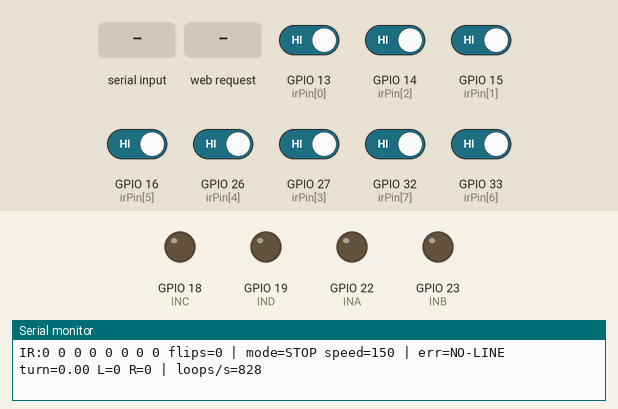
Simulated run of this sketch. Board: ESP32. Parts: output pins drawn as LEDs (lit = HIGH), the last lines printed to the serial monitor. The test bench sets the inputs (shaded band); at power-on: GPIO 13 (irPin[0]), GPIO 14 (irPin[2]), GPIO 15 (irPin[1]), GPIO 16 (irPin[5]), GPIO 26 (irPin[4]), GPIO 27 (irPin[3]), GPIO 32 (irPin[7]), GPIO 33 (irPin[6]) HIGH.

Above: at 1.5 s.
1.6 s: "g90\n" received over Serial
At 2.7 s:
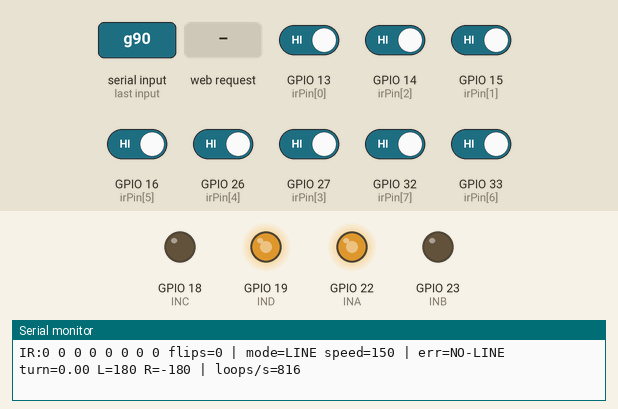
3.4 s: GPIO 13 (irPin[0]) driven LOW
At 4.6 s:
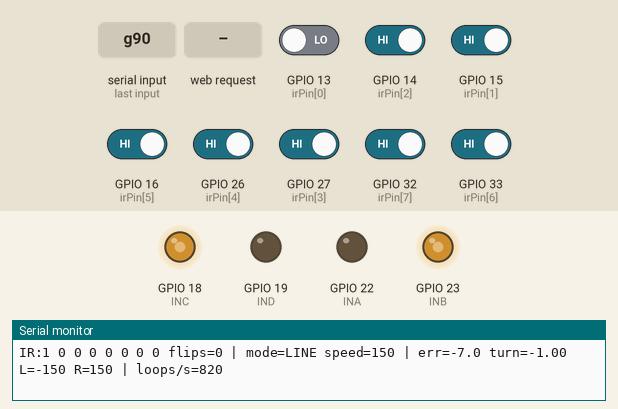
4.9 s: GPIO 15 (irPin[1]) driven LOW
6.5 s: HTTP request GET /set?m=120&c=120&base=120 received
At 7.6 s:
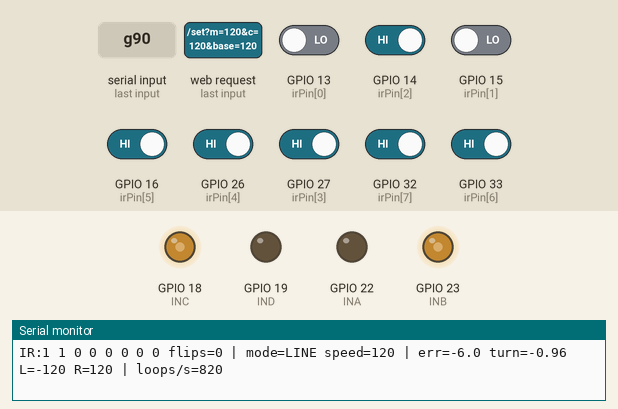
8.0 s: GPIO 16 (irPin[5]) driven LOW
At 8.5 s:
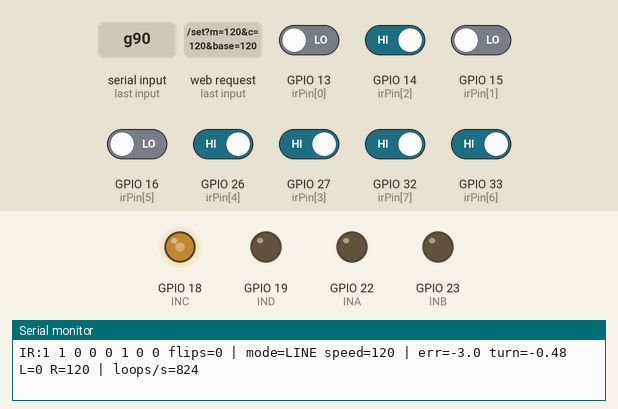
9.5 s: GPIO 26 (irPin[4]) driven LOW
At 10.7 s:
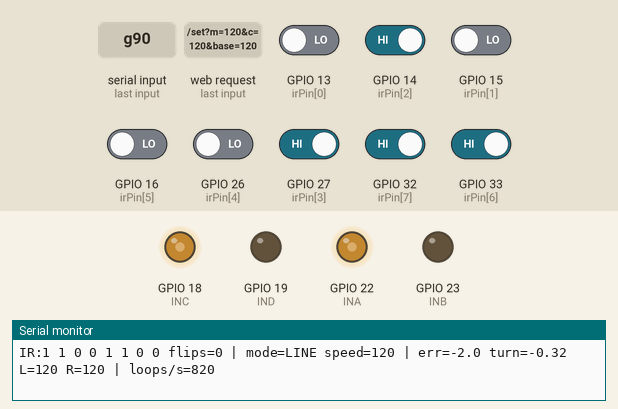
Timing chart, 0 to 12.0 s (numbered marks = the images above; inputs shaded):
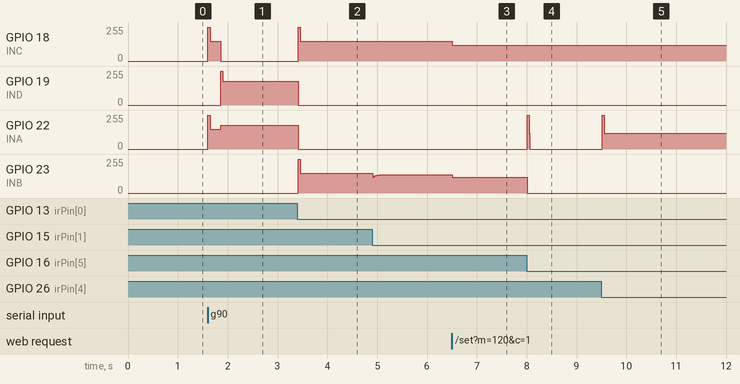

Measured:
- after the input at 1.6 s, GPIO 18 (INC): 0/255 → 149/255 at once, → 0/255 0.26 s later; GPIO 19 (IND): 0/255 → 179/255 after 0.26 s; GPIO 22 (INA): 0/255 → 149/255 at once, → 179/255 0.26 s later
- after the input at 3.4 s, GPIO 18 (INC), GPIO 23 (INB): 0/255 → 149/255 at once; GPIO 19 (IND), GPIO 22 (INA): 179/255 → 0/255 after 0.01 s instead of 1.2 s
- after the input at 6.5 s, GPIO 18 (INC): 149/255 → 120/255 at once; GPIO 23 (INB): 137/255 → 120/255 at once
- after the input at 8.0 s, GPIO 22 (INA): 0/255 → 255/255 at once, → 120/255 0.04 s later, → 0/255 0.01 s later; GPIO 23 (INB): 120/255 → 0/255 at once
- after the input at 9.5 s, GPIO 22 (INA): 0/255 → 120/255 at once

The sketch:

nexroute_line_follow_2.ino
```cpp
/*
 * NexRoute - ESP32 4WD LINE FOLLOWER (line following only, ONE control: speed)
 * -------------------------------------------------------------------------
 * Board in Arduino IDE : ESP32 Dev Module   (38-pin ESP32, 240 MHz dual core)
 * Serial Monitor       : 115200 baud
 * Requires ESP32 Arduino core 3.x
 *
 * Motor driver: L298N with INA / INB / INC / IND (no ENA/ENB)
 *   INA(22) + INB(23) -> Left  side motors
 *   INC(18) + IND(19) -> Right side motors
 * IR array (8 channel, left -> right):
 *   S1=13  S2=15  S3=14  S4=27  S5=26  S6=16  S7=33  S8=32
 * WiFi AP: LineBot_ESP32 / 12345678  ->  http://192.168.4.1
 * Serial commands:  g = start line following,  s = stop
 *
 * Only the SPEED is set by you (web slider). Steering strength, turn speed
 * and everything else are fixed or calculated from the speed automatically.
 *
 * First-time checks:
 *   MANUAL > LEFT arrow  -> robot must turn LEFT   (else SWAP_LEFT_RIGHT = true)
 *   Black under LEFT-most sensor -> first "IR:" number = 1, err negative
 *                                                  (else REVERSE_SENSOR_ORDER = true)
 */

#if defined(ARDUINO_ESP32_WROOM_DA)
#error "Wrong board selected. Use Tools > Board > esp32 > ESP32 Dev Module."
#endif

#include <WiFi.h>
#include <WebServer.h>
#include <math.h>

/* ===================== THE ONLY THINGS YOU SET ===================== */
int baseSpeed   = 150;               // line following speed (web slider)
int manualSpeed = 180;               // manual mode speed (web slider)

/* ===================== WIRING FLAGS (set once) ===================== */
bool SWAP_LEFT_RIGHT      = false;   // left arrow e robot dane ghurle true
bool INVERT_LEFT          = false;   // left side ulta dike ghurle true
bool INVERT_RIGHT         = false;   // right side ulta dike ghurle true
bool REVERSE_SENSOR_ORDER = false;   // sensor order ulta hole true
bool BLACK_LINE           = true;    // true = white floor e black line

/* ============ FIXED PARAMETERS (normally no need to touch) ============ */
const int   MIN_PWM   = 120;         // er niche motor ghore na; chaka atke thakle 140-150 koro
const int   DEADZONE  = 25;          // er cheye choto command = motor bondho
const unsigned long KICK_MS = 40;    // thama theke shuru korte eto ms full power
const int   KICK_PWM  = 255;

const float STEER_P = 0.16;          // steering strength per error unit (speed er sathe nije scale hoy)
const float STEER_D = 0.13;          // zigzag damping
const int   TURN_MIN   = 170;        // line khojar ghurnir minimum speed
const int   TURN_EXTRA = 30;         // ghurnir speed = baseSpeed + eta

const unsigned long LOST_STRAIGHT_MS = 250;   // line majhkhan theke harale eto ms shoja jabe
const unsigned long LOST_STOP_MS     = 3000;  // eto ms line na pele robot theme jabe

const unsigned long IR_LINE_CONFIRM_MS  = 8;  // noise filter
const unsigned long IR_CLEAR_CONFIRM_MS = 3;

const unsigned long SERIAL_STATUS_MS = 250;
/* ====================================================================== */

const char* AP_SSID = "LineBot_ESP32";
const char* AP_PASS = "12345678";
WebServer server(80);

const int irPin[8] = {13, 15, 14, 27, 26, 16, 33, 32};
const float weight[8] = {-7, -5, -3, -1, 1, 3, 5, 7};
int irVal[8];                        // filtered: 1 = line, 0 = no line (index 0 = left)
int irRawLast[8];
unsigned long irRawSince[8];
unsigned int irFlipCount = 0;

#define INA 22
#define INB 23
#define INC 18
#define IND 19
#define PWM_FREQ 1000                // low frequency = L298N e kom speed e beshi torque
#define PWM_RES  8

String mode = "STOP";                // LINE / MANUAL / STOP
String manualCmd = "S";

/* steering state */
const unsigned long CONTROL_US = 10000;   // control step = 10 ms
const float D_SCALE = 3.0;
unsigned long lastControlUs = 0;
float lastError = 0, dFilt = 0, lastTurn = 0;
int   lastSide = 1;                  // -1 = line last seen on the left, +1 = right
bool  lineLost = false;
unsigned long lostSince = 0;

/* debug */
int lastLeftCmd = 0, lastRightCmd = 0;
unsigned long lastSerialStatus = 0;
unsigned long loopCount = 0;

int turnSpeedNow() { return constrain(baseSpeed + TURN_EXTRA, TURN_MIN, 255); }

/* ============================ MOTORS ============================ */
void driveSide(int pinF, int pinB, int spd) {
  if (spd >= 0) { ledcWrite(pinF, spd); ledcWrite(pinB, 0); }
  else          { ledcWrite(pinF, 0);   ledcWrite(pinB, -spd); }
}

/* Turns a requested speed into a PWM value the motor can actually move with:
   tiny commands -> 0, anything below MIN_PWM is raised to MIN_PWM,
   and a short full-power kick when a side starts from rest or reverses. */
int           sideSign[2]      = {0, 0};      // 0 = left, 1 = right
unsigned long sideKickUntil[2] = {0, 0};

int shapeSpeed(int spd, int side) {
  spd = constrain(spd, -255, 255);
  int mag  = abs(spd);
  int sign = (spd > 0) - (spd < 0);
  if (mag < DEADZONE) { sideSign[side] = 0; return 0; }
  if (mag < MIN_PWM) mag = MIN_PWM;
  unsigned long now = millis();
  if (sign != sideSign[side]) { sideSign[side] = sign; sideKickUntil[side] = now + KICK_MS; }
  if (now < sideKickUntil[side] && mag < KICK_PWM) mag = KICK_PWM;
  return sign * mag;
}

void leftMotor(int spd) {
  spd = shapeSpeed(spd, 0);
  lastLeftCmd = spd;                           // status e asol PWM dekhay
  if (INVERT_LEFT) spd = -spd;
  if (SWAP_LEFT_RIGHT) driveSide(INC, IND, spd); else driveSide(INA, INB, spd);
}

void rightMotor(int spd) {
  spd = shapeSpeed(spd, 1);
  lastRightCmd = spd;
  if (INVERT_RIGHT) spd = -spd;
  if (SWAP_LEFT_RIGHT) driveSide(INA, INB, spd); else driveSide(INC, IND, spd);
}

void setMotors(int l, int r) { leftMotor(l); rightMotor(r); }
void driveStop() { setMotors(0, 0); }

/* ============================ SENSORS ============================ */
int readRaw(int i) {                              // i = 0 (left) .. 7 (right)
  int pin = irPin[REVERSE_SENSOR_ORDER ? 7 - i : i];
  int raw = digitalRead(pin);
  return BLACK_LINE ? (raw == LOW ? 1 : 0) : (raw == HIGH ? 1 : 0);
}

void updateIR() {
  unsigned long now = millis();
  for (int i = 0; i < 8; i++) {
    int v = readRaw(i);
    if (v != irRawLast[i]) {
      irRawLast[i] = v;
      irRawSince[i] = now;
      irFlipCount++;
    } else if (v != irVal[i]) {
      unsigned long need = v ? IR_LINE_CONFIRM_MS : IR_CLEAR_CONFIRM_MS;
      if (now - irRawSince[i] >= need) irVal[i] = v;
    }
  }
}

/* error: negative = line is on the left, positive = on the right, 0 = centred.
   Returns false when no sensor sees the line. */
bool computeError(float &error) {
  float sum = 0; int count = 0;
  for (int i = 0; i < 8; i++) if (irVal[i]) { sum += weight[i]; count++; }
  if (count == 0) return false;
  error = sum / count;
  return true;
}

/* ============================ LINE FOLLOW ============================ */
void resetSteering() {
  lastError = 0; dFilt = 0; lastTurn = 0; lineLost = false;
}

/* Steering is a number "turn" from -1 (hard left) to +1 (hard right).
   The outer wheel always runs at baseSpeed. The inner wheel goes from
   +baseSpeed (straight) through 0 down to -baseSpeed (spin on the spot).
   Because everything is a fraction of baseSpeed, it scales with speed by itself. */
void lineFollowStep() {                 // runs every 10 ms
  float error;
  unsigned long now = millis();

  if (!computeError(error)) {
    if (!lineLost) { lineLost = true; lostSince = now; }
    unsigned long lostFor = now - lostSince;

    if (lostFor > LOST_STOP_MS) {       // safety
      mode = "STOP";
      driveStop();
      Serial.println("[LINE] Line lost for too long. Robot stopped.");
      return;
    }
    int s = turnSpeedNow();
    if (fabs(lastError) < 1.5 && lostFor < LOST_STRAIGHT_MS) {
      setMotors(baseSpeed, baseSpeed);  // gap hote pare -> shoja jao
    } else if (lastSide < 0) {
      setMotors(-s, s);                 // line bame chilo -> bame ghuro
    } else {
      setMotors(s, -s);                 // line dane chilo -> dane ghuro
    }
    dFilt = 0;
    return;
  }

  if (lineLost) { lineLost = false; lastError = error; dFilt = 0; }
  if (error <= -1.0) lastSide = -1;
  else if (error >= 1.0) lastSide = 1;

  float dRaw = (error - lastError) * D_SCALE;
  dFilt += 0.25f * (dRaw - dFilt);
  lastError = error;

  float turn = STEER_P * error + STEER_D * dFilt;
  turn = constrain(turn, -1.0f, 1.0f);
  lastTurn = turn;

  int inner = (int)(baseSpeed * (1.0f - 2.0f * fabs(turn)));
  if (turn >= 0) setMotors(baseSpeed, inner);     // line dane -> dane bako (dan chaka dhire/ulta)
  else           setMotors(inner, baseSpeed);     // line bame -> bame bako
}

/* ============================ MANUAL ============================ */
void manualDrive() {
  int s = manualSpeed;
  int t = max(s, TURN_MIN);
  if      (manualCmd == "F") setMotors(s, s);
  else if (manualCmd == "B") setMotors(-s, -s);
  else if (manualCmd == "L") setMotors(-t, t);    // turn LEFT (same convention as line follow)
  else if (manualCmd == "R") setMotors(t, -t);    // turn RIGHT
  else driveStop();
}

/* ============================ SERIAL ============================ */
void setMode(String m) {
  if (m != "LINE" && m != "MANUAL") m = "STOP";
  mode = m;
  resetSteering();
  if (mode == "STOP") driveStop();
  Serial.print("[MODE] "); Serial.println(mode);
}

void handleSerial() {
  while (Serial.available()) {
    char c = Serial.read();
    if (c == 'g' || c == 'G') setMode("LINE");
    else if (c == 's' || c == 'S') setMode("STOP");
  }
}

void printStatus() {
  unsigned long now = millis();
  unsigned long dt = now - lastSerialStatus;
  if (dt < SERIAL_STATUS_MS) return;
  lastSerialStatus = now;

  Serial.print("IR:");
  for (int i = 0; i < 8; i++) { Serial.print(irVal[i]); Serial.print(' '); }
  Serial.print("flips="); Serial.print(irFlipCount);
  irFlipCount = 0;

  Serial.print(" | mode="); Serial.print(mode);
  if (mode == "MANUAL") { Serial.print(" cmd="); Serial.print(manualCmd); }
  Serial.print(" speed="); Serial.print(baseSpeed);

  float e;
  Serial.print(" | err=");
  if (computeError(e)) Serial.print(e, 1); else Serial.print("NO-LINE");
  Serial.print(" turn="); Serial.print(lastTurn, 2);
  Serial.print(" L="); Serial.print(lastLeftCmd);
  Serial.print(" R="); Serial.print(lastRightCmd);

  Serial.print(" | loops/s="); Serial.println(loopCount * 1000UL / dt);
  loopCount = 0;
}

/* ============================ WEB PAGE ============================ */
const char PAGE[] PROGMEM = R"HTML(
<!DOCTYPE html><html><head><meta charset="utf-8">
<meta name="viewport" content="width=device-width,initial-scale=1,user-scalable=no">
<title>ESP32 LineBot</title>
<style>
 *{box-sizing:border-box;-webkit-tap-highlight-color:transparent}
 body{margin:0;font-family:system-ui,Arial;background:#101418;color:#e8eef2}
 header{padding:14px;text-align:center;background:#161d24;font-weight:600;letter-spacing:1px}
 .tabs{display:flex}
 .tab{flex:1;padding:14px;text-align:center;background:#1b242d;cursor:pointer;font-weight:600}
 .tab.on{background:#0aa06e;color:#fff}
 .panel{display:none;padding:18px}
 .panel.on{display:block}
 button{border:0;border-radius:14px;font-size:17px;font-weight:700;color:#fff;padding:18px;width:100%}
 .go{background:#0aa06e}.stop{background:#d0342c}.dir{background:#2b6cb0;height:78px}
 .pad{display:grid;grid-template-columns:repeat(3,1fr);gap:10px;max-width:340px;margin:auto}
 .sp{margin:18px 0}
 input[type=range]{width:100%}
 .sens{display:flex;gap:6px;justify-content:center;margin-top:16px}
 .dot{width:26px;height:26px;border-radius:6px;background:#2a3540}
 .dot.hit{background:#0aa06e}
 .st{text-align:center;margin-top:12px;font-size:14px;color:#8fa3b0}
</style></head><body>
<header>ESP32 4WD LINE BOT</header>
<div class="tabs">
  <div class="tab on" id="t1" onclick="tab(1)">LINE FOLLOW</div>
  <div class="tab" id="t2" onclick="tab(2)">MANUAL</div>
</div>
<div class="panel on" id="p1">
  <button class="go" onclick="send('/mode?m=LINE')">START LINE FOLLOWING</button>
  <div class="sp"></div>
  <button class="stop" onclick="send('/mode?m=STOP')">STOP</button>
  <div class="sp">Speed: <b id="bsv">150</b>
    <input type="range" min="120" max="255" value="150" oninput="bsv.innerText=this.value" onchange="send('/set?base='+this.value)">
  </div>
  <div class="sens" id="sens"></div>
  <div class="st" id="st">mode: --</div>
</div>
<div class="panel" id="p2">
  <div class="pad">
    <div></div>
    <button class="dir" onmousedown="mv('F')" ontouchstart="mv('F')" onmouseup="mv('S')" ontouchend="mv('S')">&#9650;</button>
    <div></div>
    <button class="dir" onmousedown="mv('L')" ontouchstart="mv('L')" onmouseup="mv('S')" ontouchend="mv('S')">&#9664;</button>
    <button class="stop" style="height:78px" onclick="mv('S')">&#9632;</button>
    <button class="dir" onmousedown="mv('R')" ontouchstart="mv('R')" onmouseup="mv('S')" ontouchend="mv('S')">&#9654;</button>
    <div></div>
    <button class="dir" onmousedown="mv('B')" ontouchstart="mv('B')" onmouseup="mv('S')" ontouchend="mv('S')">&#9660;</button>
    <div></div>
  </div>
  <div class="sp">Manual Speed: <b id="msv">180</b>
    <input type="range" min="120" max="255" value="180" oninput="msv.innerText=this.value" onchange="send('/set?man='+this.value)">
  </div>
</div>
<script>
let box=document.getElementById('sens');
for(let i=0;i<8;i++){let d=document.createElement('div');d.className='dot';d.id='d'+i;box.appendChild(d);}
function tab(n){
  t1.className='tab'+(n==1?' on':'');t2.className='tab'+(n==2?' on':'');
  p1.className='panel'+(n==1?' on':'');p2.className='panel'+(n==2?' on':'');
  send('/mode?m='+(n==1?'STOP':'MANUAL'));
}
function send(u){fetch(u);}
function mv(c){fetch('/manual?c='+c);}
document.addEventListener('keydown',e=>{const k={ArrowUp:'F',ArrowDown:'B',ArrowLeft:'L',ArrowRight:'R'}[e.key];if(k)mv(k);});
document.addEventListener('keyup',e=>{if(e.key.startsWith('Arrow'))mv('S');});
setInterval(()=>{fetch('/status').then(r=>r.json()).then(j=>{
  for(let i=0;i<8;i++)document.getElementById('d'+i).className='dot'+(j.s[i]?' hit':'');
  st.innerText='mode: '+j.mode+'   err: '+j.err+'   L: '+j.l+'  R: '+j.r;
});},250);
</script></body></html>
)HTML";

void handleRoot() { server.send_P(200, "text/html", PAGE); }

void handleMode() {
  setMode(server.arg("m"));
  server.send(200, "text/plain", "ok");
}

void handleManual() {
  String c = server.arg("c");
  if (mode != "MANUAL") setMode("MANUAL");
  manualCmd = c;
  server.send(200, "text/plain", "ok");
}

void handleSet() {
  if (server.hasArg("base")) baseSpeed   = constrain(server.arg("base").toInt(), 0, 255);
  if (server.hasArg("man"))  manualSpeed = constrain(server.arg("man").toInt(), 0, 255);
  Serial.print("[SET] speed="); Serial.print(baseSpeed);
  Serial.print(" manual="); Serial.print(manualSpeed);
  Serial.print(" (turn speed="); Serial.print(turnSpeedNow()); Serial.println(")");
  server.send(200, "text/plain", "ok");
}

void handleStatus() {
  float e;
  String errStr = computeError(e) ? String(e, 1) : String("NO-LINE");
  String j = "{\"mode\":\"" + mode + "\",\"s\":[";
  for (int i = 0; i < 8; i++) { j += String(irVal[i]); if (i < 7) j += ","; }
  j += "],\"err\":\"" + errStr + "\",\"l\":" + String(lastLeftCmd) + ",\"r\":" + String(lastRightCmd) + "}";
  server.send(200, "application/json", j);
}

/* ============================ SETUP / LOOP ============================ */
void setup() {
  Serial.begin(115200);
  delay(300);
  Serial.println();
  Serial.println("============== NEXROUTE LINE FOLLOWER ==============");
  Serial.print("Chip: "); Serial.print(ESP.getChipModel());
  Serial.print("  rev "); Serial.print(ESP.getChipRevision());
  Serial.print("  cores "); Serial.print(ESP.getChipCores());
  Serial.print("  "); Serial.print(ESP.getCpuFreqMHz()); Serial.println(" MHz");
  Serial.println("Status: IR (left->right, 1=line) flips | mode speed | err (-=left, +=right) turn L R | loops/s");
  Serial.println("Serial commands: g = start, s = stop");
  Serial.println("=====================================================");

  for (int i = 0; i < 8; i++) pinMode(irPin[i], INPUT);
  for (int i = 0; i < 8; i++) {
    irVal[i] = readRaw(i);
    irRawLast[i] = irVal[i];
    irRawSince[i] = millis();
  }

  ledcAttach(INA, PWM_FREQ, PWM_RES);
  ledcAttach(INB, PWM_FREQ, PWM_RES);
  ledcAttach(INC, PWM_FREQ, PWM_RES);
  ledcAttach(IND, PWM_FREQ, PWM_RES);
  driveStop();

  WiFi.softAP(AP_SSID, AP_PASS);
  WiFi.setTxPower(WIFI_POWER_11dBm);
  Serial.print("AP IP: "); Serial.println(WiFi.softAPIP());

  server.on("/", handleRoot);
  server.on("/mode", handleMode);
  server.on("/manual", handleManual);
  server.on("/set", handleSet);
  server.on("/status", handleStatus);
  server.begin();
}

void loop() {
  server.handleClient();
  handleSerial();
  updateIR();
  loopCount++;

  unsigned long nowUs = micros();
  if (nowUs - lastControlUs >= CONTROL_US) {
    lastControlUs = nowUs;
    if      (mode == "LINE")   lineFollowStep();
    else if (mode == "MANUAL") manualDrive();
    else                       driveStop();
  }

  printStatus();
}
```
